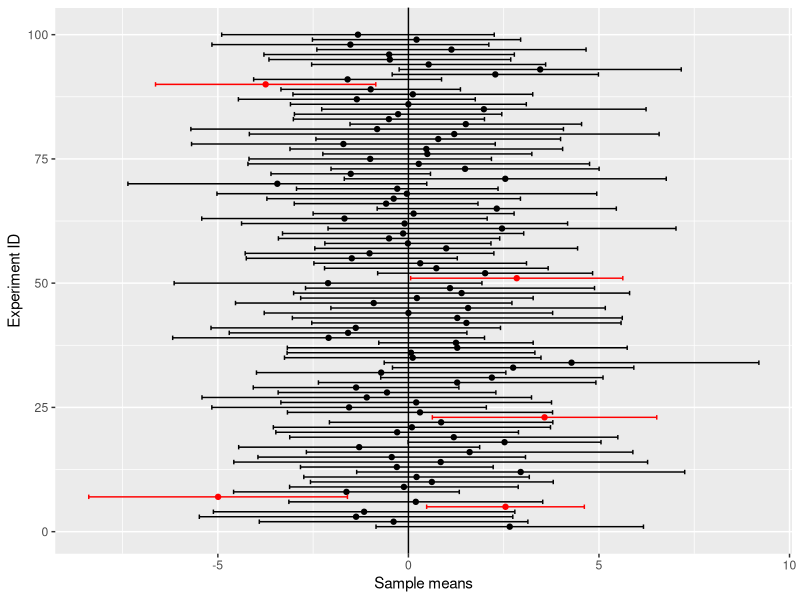
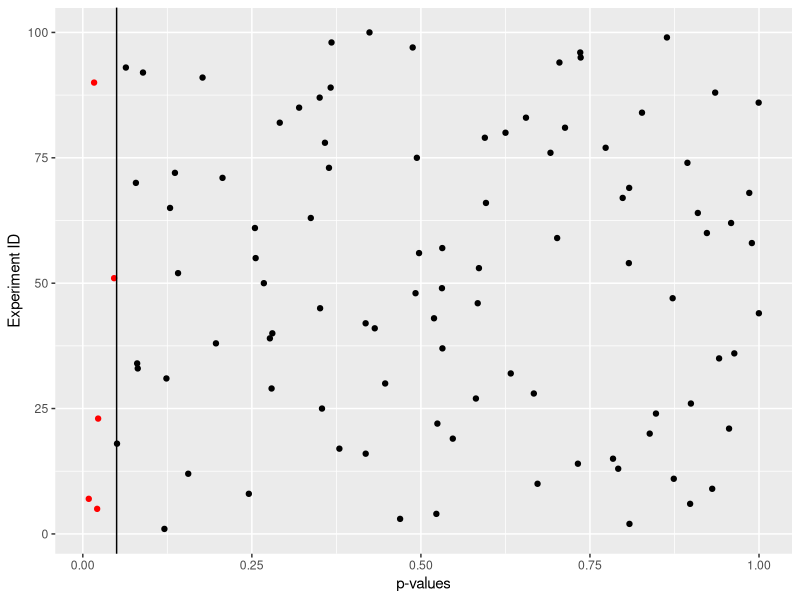

These charts were generated, in order, by the following R code:
# required package
library(tidyverse)

# create a simulation function for 95% confidence intervals and p-values
simulation <- function(n, mu, stdev) {
  s <- rnorm(n, mu, stdev)
  tibble(
    N = length(s),
    sample_mean = mean(s),
    sample_sd = sd(s),
    sample_se = sample_sd / sqrt(N),
    confint_95 = sample_se * qt(0.975, N - 1),
    t_statistic = (sample_mean - mu) / sample_se,
    p_value = (1-pt(abs(t_statistic), N - 1)) *2
  )
}

# specify parameters and sample size for each draw or experiment
n <- 10 # sample size
mu <- 0 # population mean
stdev <- 5 # population standard deviation


############ SIMULATION ##############

# choose number of repetitions
sim <- 100

# rerun experiment under exact same conditions
rerun(sim, simulation(n, mu, stdev)) %>%
  bind_rows() %>%
  mutate(experiment_id = 1:sim) -> draws


# intervals that do not capture the true population mean are colored red (same as significant p-values)
draws %>% 
  mutate(color_confint = if_else(sample_mean - confint_95 > mu | sample_mean + confint_95 < mu, "red", "black"),
         color_p = if_else(p_value <= 0.05, "red", "black")) -> draws_colored 

# check 95% confidence
draws_colored %>% 
  group_by(color_confint) %>% 
  tally() %>% 
  mutate(prop = n/sum(n)*100)

# plot 95% confidence intervals
ggplot(data = draws_colored, aes(x = sample_mean, y = experiment_id, color = color_confint)) + geom_point() + 
  geom_errorbarh(aes(xmax = sample_mean + confint_95, xmin = sample_mean - confint_95)) + 
  geom_vline(xintercept = mu) +
  scale_colour_manual(name = "95% CI", values = c("black", "red")) +
  labs(x = "Sample means", y = "Experiment ID") + theme(legend.position = "none")

# plot p-values
ggplot(data = draws_colored, aes(x = p_value, y = experiment_id, color = color_p)) + geom_point() + 
  geom_vline(xintercept = 0.05) +
  scale_colour_manual(name = "p-values", values = c("black", "red")) +
  labs(x = "p-values", y = "Experiment ID") + theme(legend.position = "none")

# RERUN CODE HEADER "SIMULATION"
# OUTPUT WILL ALWAYS SLIGHLTY CHANGE SINCE NEW SAMPLES ARE BEING DRAWN RANDOMLY
# ON AVERGAE HOWEVER 5 OUT 100 CONFIDENCE INTERVALS WILL NOT CAPTURE THE TRUE POPULATION MEAN
# -> THE DEFINITION OF A 95% CONFIDENCE INTERVAL
